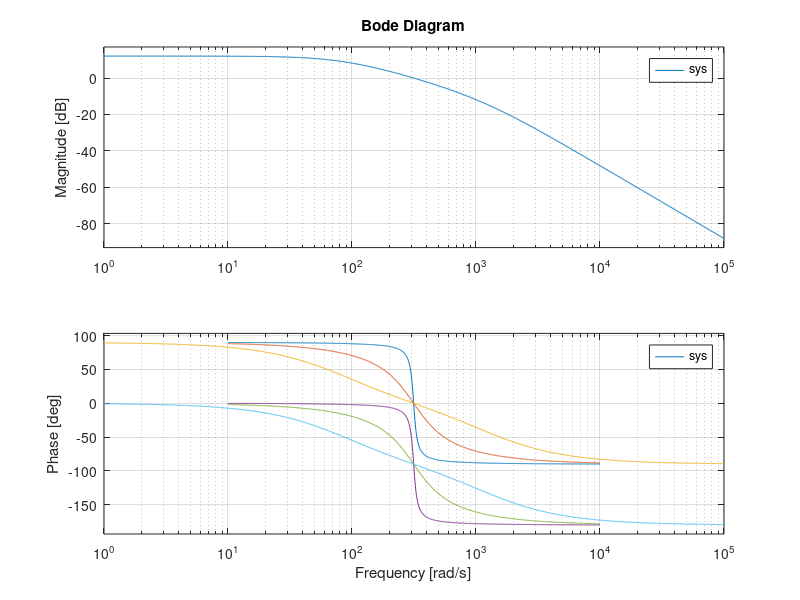

This chart was generated by the following MATLAB code:
%bode plot DSOGI ---> SOGI-QSG scheme
clear all
close all
clc
k = [0.1,1,4];
i=1;
w_dash = 2*pi*50;
while(i<=3)
    sys =tf([k(i)*w_dash,0],[1,k(i)*w_dash,(w_dash)^2]);
    bode(sys)
    hold on
    i =i+1;
end
grid on
atemp = input('press any key to continue');
%bode plot DSOGI ---> SOGI-QSG scheme
k = [0.1,1,4];
i=1;
w_dash = 2*pi*50;
while(i<=3)
    sys =tf([k(i)*(w_dash)^2],[1,k(i)*w_dash,(w_dash)^2]);
    bode(sys)
    hold on
    i =i+1;
end
grid on
